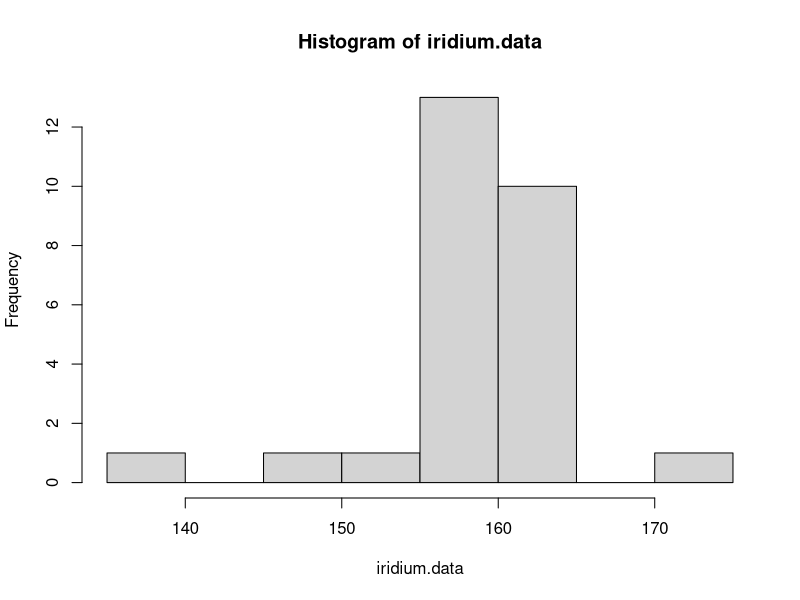
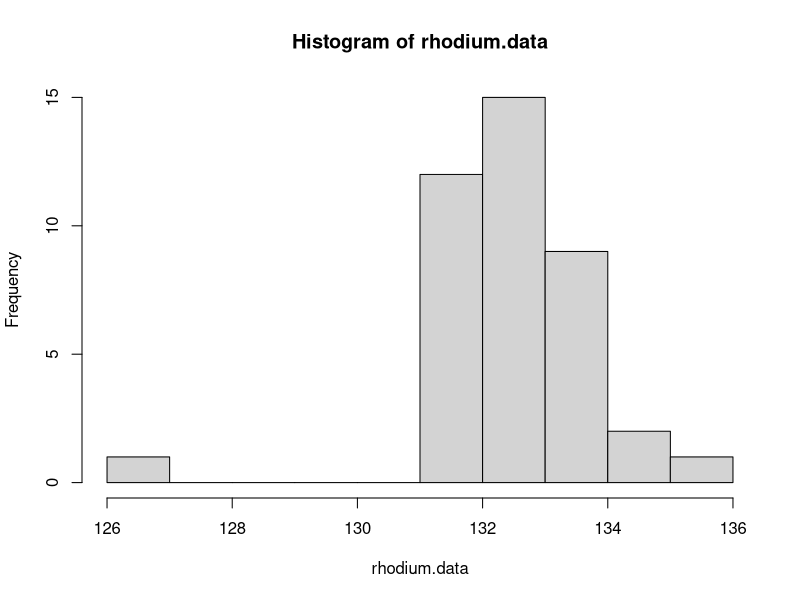
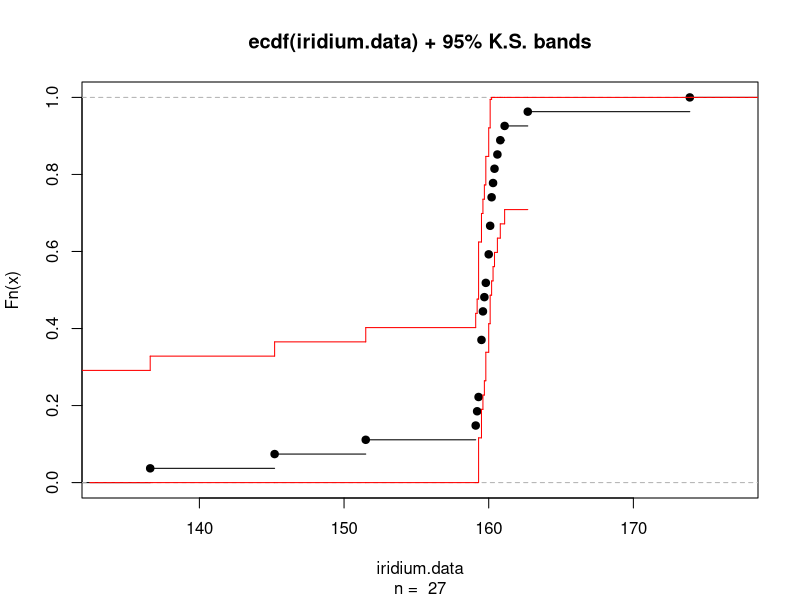
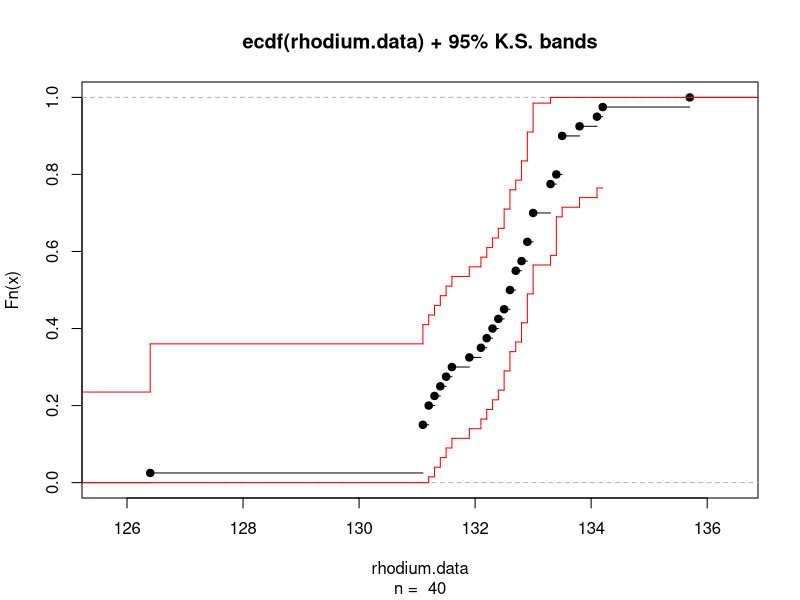
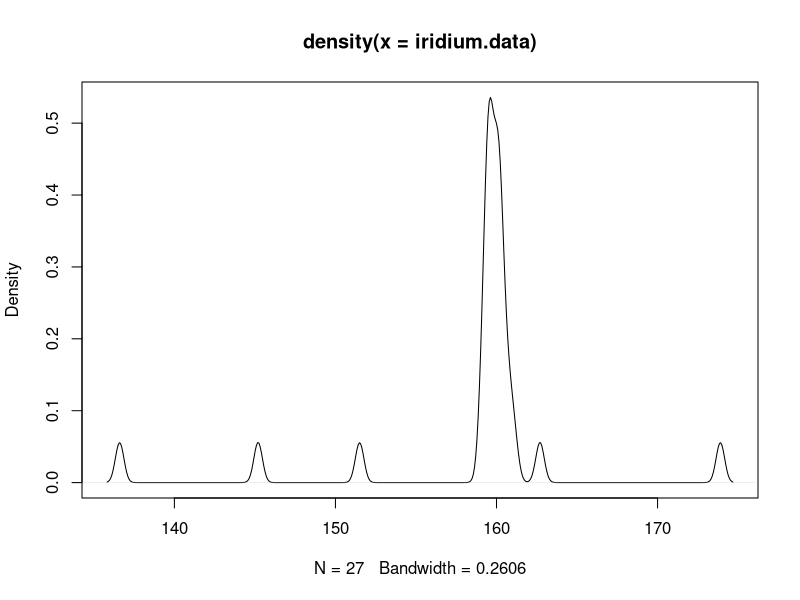
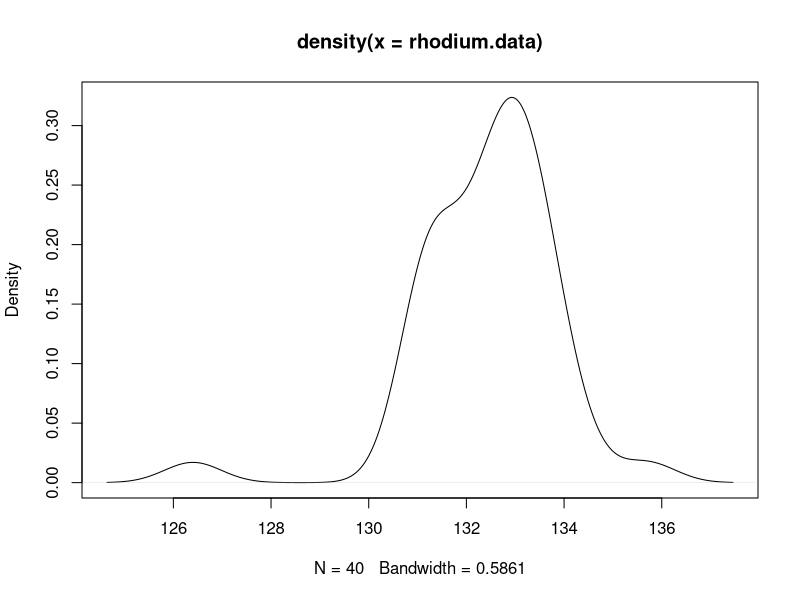
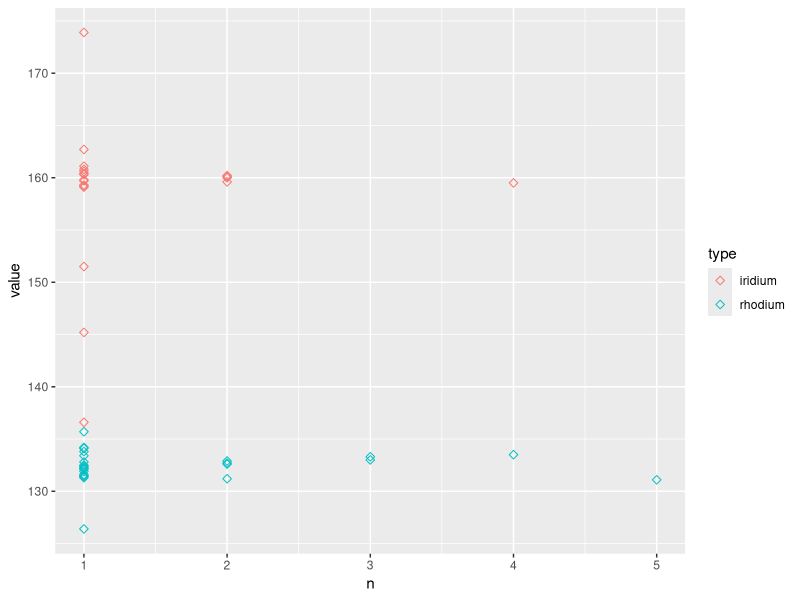
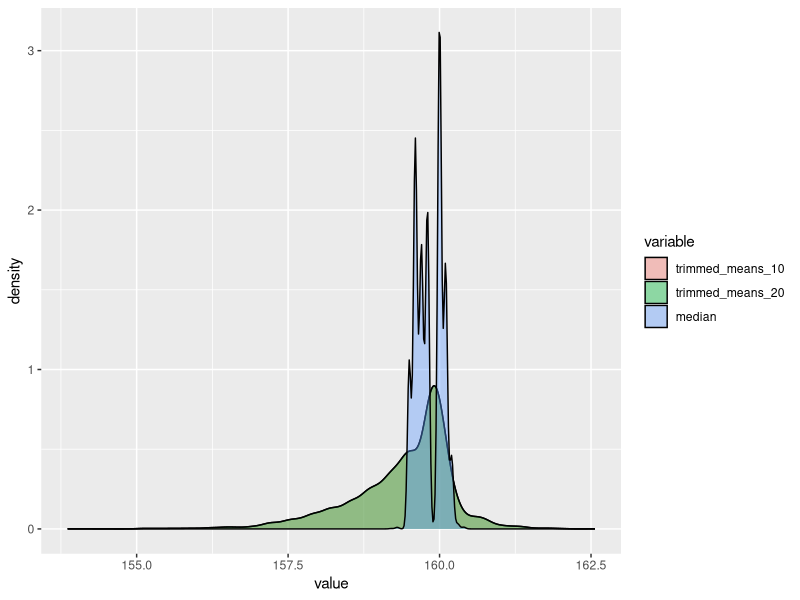

Recreate these plots in R, in order.
## ---- chunk 1
knitr::opts_chunk$set(echo = TRUE)
## ---- chunk 2
library(ggplot2)
library(sfsmisc)
library(tidyverse)
library(reshape2)
## ---- chunk 3
iridium.data = c(136.6, 145.2, 151.5, 162.7, 159.1, 159.8, 160.8, 173.9, 160.1, 160.4, 
                 161.1, 160.6, 160.2, 159.5, 160.3, 159.2, 159.3, 159.6, 160.0, 160.2, 
                 160.1, 160.0, 159.7, 159.5, 159.5, 159.6, 159.5)

rhodium.data = c(126.4, 135.7, 132.9, 131.5, 131.1, 131.1, 131.9, 132.7, 133.3, 132.5, 
                 133.0, 133.0, 132.4, 131.6, 132.6, 132.2, 131.3, 131.2, 132.1, 131.1, 
                 131.4, 131.2, 131.1, 131.1, 134.2, 133.8, 133.3, 133.5, 133.4, 133.5, 
                 133.0, 132.8, 132.6, 133.3, 133.5, 133.5, 132.3, 132.7, 132.9, 134.1)

hist(iridium.data)
hist(rhodium.data)
## ---- chunk 4
ecdf.ksCI(iridium.data)
ecdf.ksCI(rhodium.data)
## ---- chunk 5
plot(density(iridium.data))
plot(density(rhodium.data))
## ---- chunk 6
iridium_data <- data.frame(type = rep("iridium", length(iridium.data)), value = iridium.data)
rhodium_data <- data.frame(type = rep("rhodium", length(rhodium.data)), value = rhodium.data)

data <- rbind(iridium_data, rhodium_data)

df_plot <- data %>% group_by(type, value) %>% count(value)

df_plot %>% ggplot(aes(x=n, y=value, color=type)) +
  geom_point(size=2, shape=23)
## ---- chunk 7
# trimmed mean function
get_trimmed_data <- function(data, percent_trim) {
  data <- sort(data)
  n <- floor(length(data) * percent_trim)
  trimmed_data <- data[(n+1) : (length(data)-n)]
  return(trimmed_data)
}

# calculate results for iridium
iridium_mean <- round(mean(iridium.data), 3)
iridium_t_mean_10 <- round(mean(get_trimmed_data(iridium.data, 0.1)), 3)
iridium_t_mean_20 <- round(mean(get_trimmed_data(iridium.data, 0.2)), 3)
iridium_median <- round(median(iridium.data), 3)

# print results in words
paste0("For Iridium, mean is ", iridium_mean, "\n",
       "10% trimmed mean is ", iridium_t_mean_10, "\n",
       "10% trimmed mean is ", iridium_t_mean_20, "\n",
       "median is ", iridium_median)

## calculate results for rhodium
rhodium_mean <- round(mean(rhodium.data), 3)
rhodium_t_mean_10 <- round(mean(get_trimmed_data(rhodium.data, 0.1)), 3)
rhodium_t_mean_20 <- round(mean(get_trimmed_data(rhodium.data, 0.2)), 3)
rhodium_median <- round(median(rhodium.data), 3)

# print results in words
paste0("For Rhodium, mean is ", rhodium_mean, "\n",
       "10% trimmed mean is ", rhodium_t_mean_10, "\n",
       "10% trimmed mean is ", rhodium_t_mean_20, "\n",
       "median is ", rhodium_median)
## ---- chunk 8
# standard error function
se <- function(x) round(sd(x)/sqrt(length(x)), 5)

# iridium
n <- length(iridium.data)
error <- qt(0.95,df=n-1)*se(iridium.data)
lower_bound <- round(iridium_mean-error, 3)
upper_bound <- round(iridium_mean+error, 3)

paste0("Confidence Interval for the sample mean of iridium: [", lower_bound, ", ", upper_bound, "]")

# rhodium
n <- length(rhodium.data)
error <- qt(0.95,df=n-1)*se(rhodium.data)
lower_bound <- round(rhodium_mean-error, 3)
upper_bound <- round(rhodium_mean+error, 3)

paste0("Confidence Interval for the sample mean of rhodium: [", lower_bound, ", ", upper_bound, "]")
## ---- chunk 9
get_trimmed_data_plot = function(data, n) {
  len = length(data)
  bootstrap = matrix(sample(data, n*len, replace=T), nrow=n, ncol=len)
  t_means_10 = apply(bootstrap, 1, function(x) {mean(x, trim=0.1)})
  t_means_20 = apply(bootstrap, 1, function(x) {mean(x, trim=0.1)})
  t_median = apply(bootstrap, 1, function(x) {median(x)})
  df = data.frame(trimmed_means_10=t_means_10, trimmed_means_20=t_means_20, median=t_median)
  return(melt(df))
}

iridium_plot <- get_trimmed_data_plot(iridium.data, 10000)
rhodium_plot <- get_trimmed_data_plot(rhodium.data, 10000)

# plot
ggplot(iridium_plot, aes(x=value, fill=variable)) + geom_density(alpha=0.4)
ggplot(rhodium_plot, aes(x=value, fill=variable)) + geom_density(alpha=0.5)

irid_10_means <- iridium_plot %>% filter(variable == "trimmed_means_10") %>% select(value)
irid_20_means <- iridium_plot %>% filter(variable == "trimmed_means_20") %>% select(value)
irid_med <- iridium_plot %>% filter(variable == "median") %>% select(value)

rhod_10_means <- rhodium_plot %>% filter(variable == "trimmed_means_10") %>% select(value)
rhod_20_means <- rhodium_plot %>% filter(variable == "trimmed_means_20") %>% select(value)
rhod_med <- rhodium_plot %>% filter(variable == "median") %>% select(value)

se_iridium_10_means <- se(irid_10_means[, 1])
se_iridium_20_means <- se(irid_20_means[, 1])
se_iridium_median <- se(irid_med[, 1])

se_rhodium_10_means <- se(rhod_10_means[, 1])
se_rhodium_20_means <- se(rhod_20_means[, 1])
se_rhodium_median <- se(rhod_med[, 1])

labels <- c("se_iridium_trimmed_means_10", "se_iridium_trimmed_means_20",
            "se_iridium_median",
            "se_rhodium_trimmed_means_10", "se_rhodium_trimmed_means_20",
            "se_rhodium_median")
se_values <- c(se_iridium_10_means, se_iridium_20_means,
               se_iridium_median,
               se_rhodium_10_means, se_rhodium_20_means,
               se_rhodium_median)

data.frame(label=labels, value=se_values)
## ---- chunk 10
group = c()
lower_bounds = c()
upper_bounds = c()

## trimmed means
# 10% trim
iridium_t_data_10 <- get_trimmed_data(iridium.data, 0.1)
n <- length(iridium_t_data_10)
error <- qt(0.95,df=n-1)*se(iridium_t_data_10)
lower_bound <- round(iridium_t_mean_10-error, 3)
upper_bound <- round(iridium_t_mean_10+error, 3)

group <- append(group, "10% trimmed mean of iridium")
lower_bounds <- append(lower_bounds, lower_bound)
upper_bounds <- append(upper_bounds, upper_bound)

rhodium_t_data_10 <- get_trimmed_data(rhodium.data, 0.1)
n <- length(rhodium_t_data_10)
error <- qt(0.95,df=n-1)*se(rhodium_t_data_10)
lower_bound <- round(rhodium_t_mean_10-error, 3)
upper_bound <- round(rhodium_t_mean_10+error, 3)

group <- append(group, "10% trimmed mean of rhodium")
lower_bounds <- append(lower_bounds, lower_bound)
upper_bounds <- append(upper_bounds, upper_bound)

# 20% trim
iridium_t_data_20 <- get_trimmed_data(iridium.data, 0.2)
n <- length(iridium_t_data_20)
error <- qt(0.95,df=n-1)*se(iridium_t_data_20)
lower_bound <- round(iridium_t_mean_20-error, 3)
upper_bound <- round(iridium_t_mean_20+error, 3)

group <- append(group, "20% trimmed mean of iridium")
lower_bounds <- append(lower_bounds, lower_bound)
upper_bounds <- append(upper_bounds, upper_bound)

rhodium_t_data_20 <- get_trimmed_data(rhodium.data, 0.2)
n <- length(rhodium_t_data_20)
error <- qt(0.95,df=n-1)*se(rhodium_t_data_20)
lower_bound <- round(rhodium_t_mean_20-error, 3)
upper_bound <- round(rhodium_t_mean_20+error, 3)

group <- append(group, "20% trimmed mean of rhodium")
lower_bounds <- append(lower_bounds, lower_bound)
upper_bounds <- append(upper_bounds, upper_bound)

## median
# iridium
n <- length(iridium.data)
error <- qt(0.95,df=n-1)*se(iridium.data)
lower_bound <- round(iridium_median-error, 3)
upper_bound <- round(iridium_median+error, 3)

group <- append(group, "median of iridium")
lower_bounds <- append(lower_bounds, lower_bound)
upper_bounds <- append(upper_bounds, upper_bound)

# rhodium
n <- length(rhodium.data)
error <- qt(0.95,df=n-1)*se(rhodium.data)
lower_bound <- round(rhodium_median-error, 3)
upper_bound <- round(rhodium_median+error, 3)

group <- append(group, "median of rhodium")
lower_bounds <- append(lower_bounds, lower_bound)
upper_bounds <- append(upper_bounds, upper_bound)

data.frame(group, lower_bounds, upper_bounds)
## ---- chunk 11
type.I.failure.times = c(3.03, 5.53, 5.6, 9.3, 9.92, 12.51, 12.95, 15.21, 16.04, 16.84)
type.II.failure.times = c(3.19, 4.26, 4.47, 4.53, 4.67, 4.69, 12.78, 6.79, 9.37, 12.75)

data.frame(type.I.failure.times, type.II.failure.times)
## ---- chunk 12
type_1_mean <- mean(type.I.failure.times)
type_2_mean <- mean(type.II.failure.times)
mean_diff <- type_1_mean - type_2_mean
type_1_var <- var(type.I.failure.times)
type_2_var <- var(type.II.failure.times)

type_1_length <- length(type.I.failure.times)
type_2_length <- length(type.II.failure.times)
df <- type_1_length + type_2_length - 2

var_p <- ((type_1_length-1)*type_1_var + (type_2_length-1)*type_2_var) / df
test_statistic <- mean_diff / (sqrt(var_p)*sqrt((1/type_1_length)+(1/type_2_length)))
rejection_threshold <- qt(0.995, df)
p_value <- 2*(1-pt(test_statistic, df))

paste("test statistic: ", test_statistic)
paste("rejection threshold: ", rejection_threshold)
paste("p-value: ", p_value)
## ---- chunk 13
merge <- c(type.I.failure.times, type.II.failure.times)
rank <- rank(merge, ties.method = "average")

type_1_rank <- rank[1:type_1_length]
type_1_total <- sum(type_1_rank)
type_2_rank <- rank[(type_1_length+1):(type_1_length+type_2_length)]
type_2_total <- sum(type_2_rank)

e_r <- (type_2_length*(type_2_length+type_1_length+1))/2
stdev_r <- sqrt(type_1_length*type_2_length*(type_1_length+type_2_length+1)/12)
z <- (type_2_total-e_r)/stdev_r
p_value <- 2*pnorm(z)
p_value_wilcoxon <- wilcox.test(type.I.failure.times, type.II.failure.times,
                                conf.int = T, exact = T)


paste("calculated p-value is ", round(p_value, 5), 
      " and wilcoxon p-value is ", round(p_value_wilcoxon$p.value, 5))
## ---- chunk 14
pi <- (1/(type_1_length*type_2_length))*(type_1_total - (type_2_length*(type_2_length+1)/2))
print(pi)
## ---- chunk 15
bootstrap_pi = rep(NA, 10000)

for (i in 1:10000) {
  bootstrap_1 = sample(type.I.failure.times, type_1_length, replace=T)
  bootstrap_2 = sample(type.II.failure.times, type_2_length, replace=T)
  bootstrap_result = matrix(NA, 10, 10)
  for (j in 1:type_1_length) {
    for (k in 1:type_2_length) {
      if (bootstrap_1[j] > bootstrap_2[k]) {
        bootstrap_result[j, k] = 1
      } else {
        bootstrap_result[j, k] = 0
      }
    }
  }
  bootstrap_pi[i] = sum(bootstrap_result)/(type_1_length*type_2_length)
}

plot(density(bootstrap_pi))
## ---- chunk 16
upper_bound <- mean(bootstrap_pi) + qnorm(0.95)*sd(bootstrap_pi)
lower_bound <- mean(bootstrap_pi) - qnorm(0.95)*sd(bootstrap_pi)

paste("(", round(lower_bound, 4), ",", round(upper_bound, 4), ")")
## ---- chunk 17
data = data.frame(micro=c(97.2, 105.8, 99.5, 100, 93.8, 79.2, 72,
                          72, 69.5, 20.5, 95.2, 90.8, 96.2, 96.2, 91),
                  hydro=c(97.2, 97.8, 96.2, 101.8, 88, 74, 75, 67.5, 65.8,
                          21.2, 94.8, 95.8, 98, 99, 100.2))
data
## ---- chunk 18
data['difference'] <- data['micro'] - data['hydro']

diff_mean <- mean(data$difference)
sd_diff <- sd(data$difference)
se_diff <- sd_diff / sqrt(length(data$difference))
paste0("sample mean of differences: ", diff_mean)
paste0("standard error of differences: ", se_diff)
## ---- chunk 19
var_micro <- var(data$micro)
var_hydro <- var(data$hydro)

se_diff <- sqrt((var_micro+var_micro)/length(data$micro))
paste0("standard error of differences: ", se_diff)
## ---- chunk 20
(p_val <- 2*(1-pt(0.368, df=14)))
